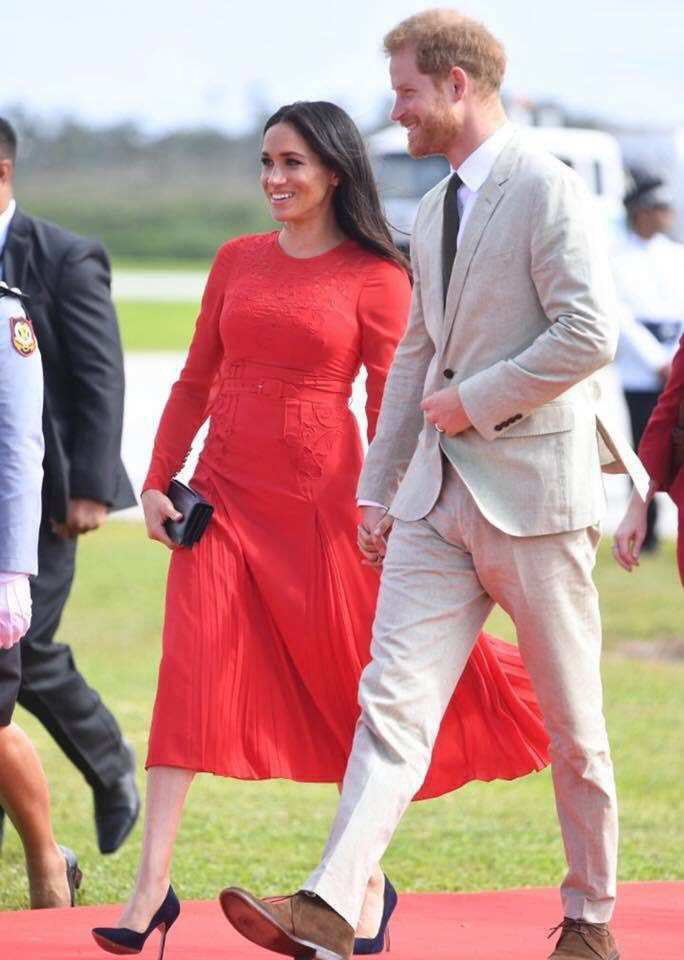
%> input picture sobel-filtering/guniang.png, 684 x 960 px
$ octave ruihualvbo1.m   (GNU Octave 9; MATLAB toolbox functions it lacks are replaced by stand-ins)
%> lines starting %> are read from the running program, lines starting %| are printed output that depends on the picture
%% Read in image
I = imread('guniang.png');
%> I is the input picture: size 960x684x3 uint8; mean R, G, B 189.2, 149.5, 144.6
% yunannan.png
% xiaoguan.png
% tangrenjie.png
% shilichongxiao.png
% guniang.png

%% Convert to grayscale image
Igray = rgb2gray(I);
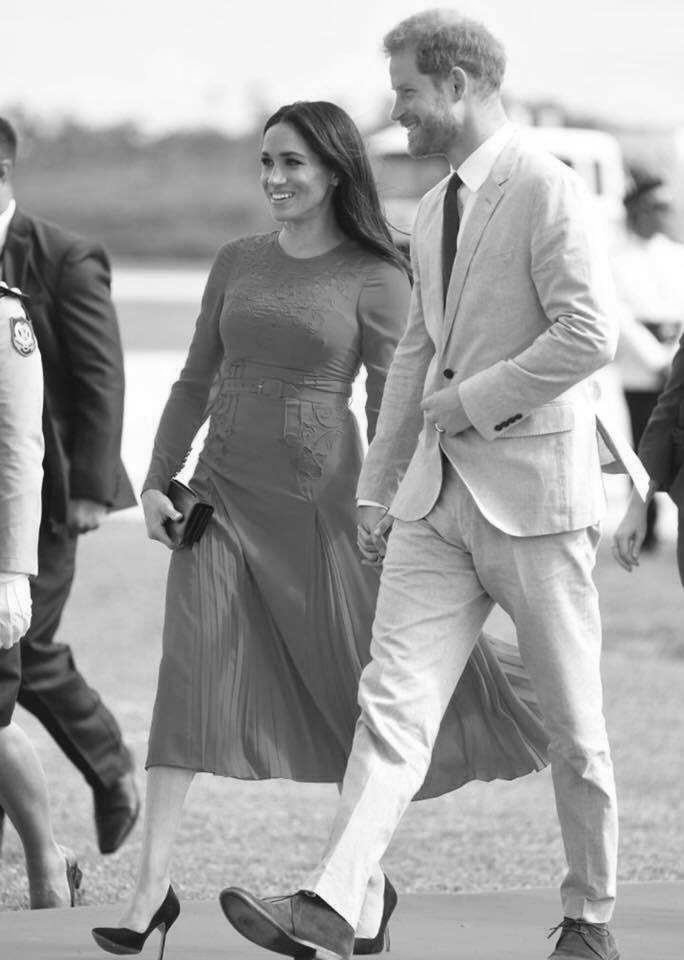
%> Igray: size 960x684 uint8; min 2, max 255, mean 160.9

%% Options
% Sharpening filter
% Robert gradient
% Sobel gradient
sw1 = fspecial('sobel');
sw2 = fspecial('sobel');
Horizontal = imfilter(Igray,sw1);
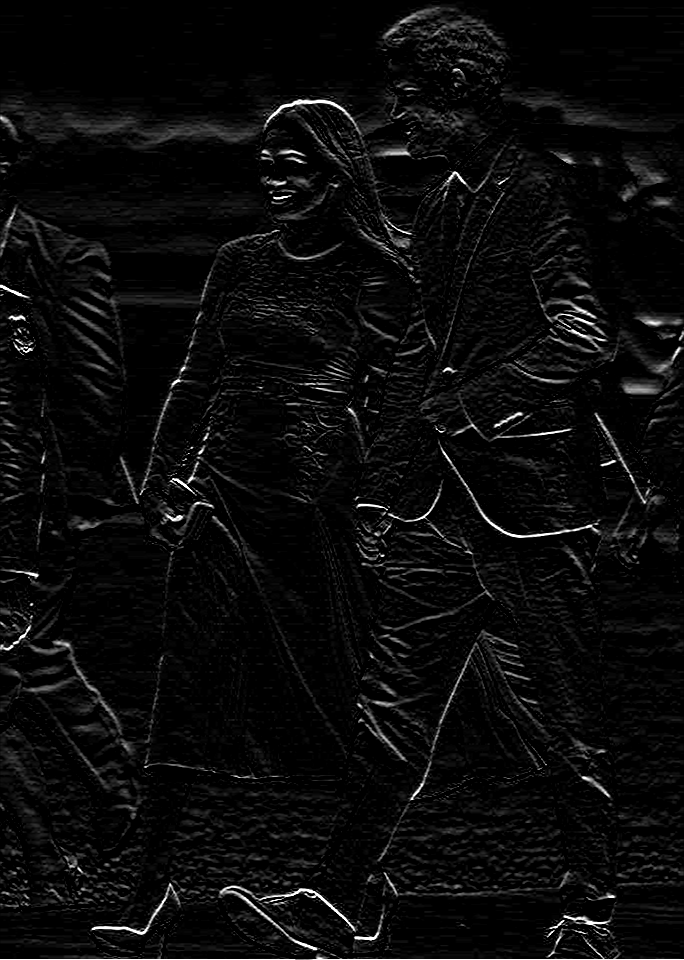
%> Horizontal: size 960x684 uint8; min 0, max 255, mean 11
vertical = imfilter(Igray,sw2);
Isobel = abs(Horizontal)+abs(vertical);
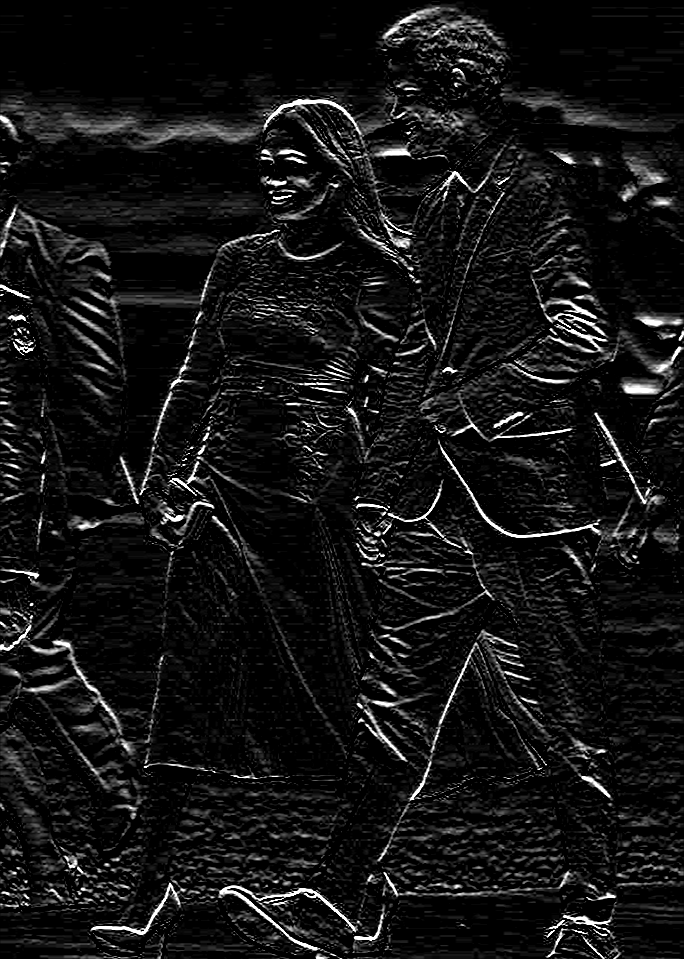
%> Isobel: size 960x684 uint8; min 0, max 255, mean 20.5

%% Display the image

subplot(2,2,1);
    imshow(Igray);
    title('Grayscale Image');
subplot(2,2,2);
    imshow(Horizontal,[]),title('Horizontal sobel');
subplot(2,2,3);
    imshow(vertical,[]),title('vertical sobel');
subplot(2,2,4);
    imshow(Isobel,[]),title('sobel');

$ run again, with median-filtting/tangrenjie.png copied over sobel-filtering/guniang.png
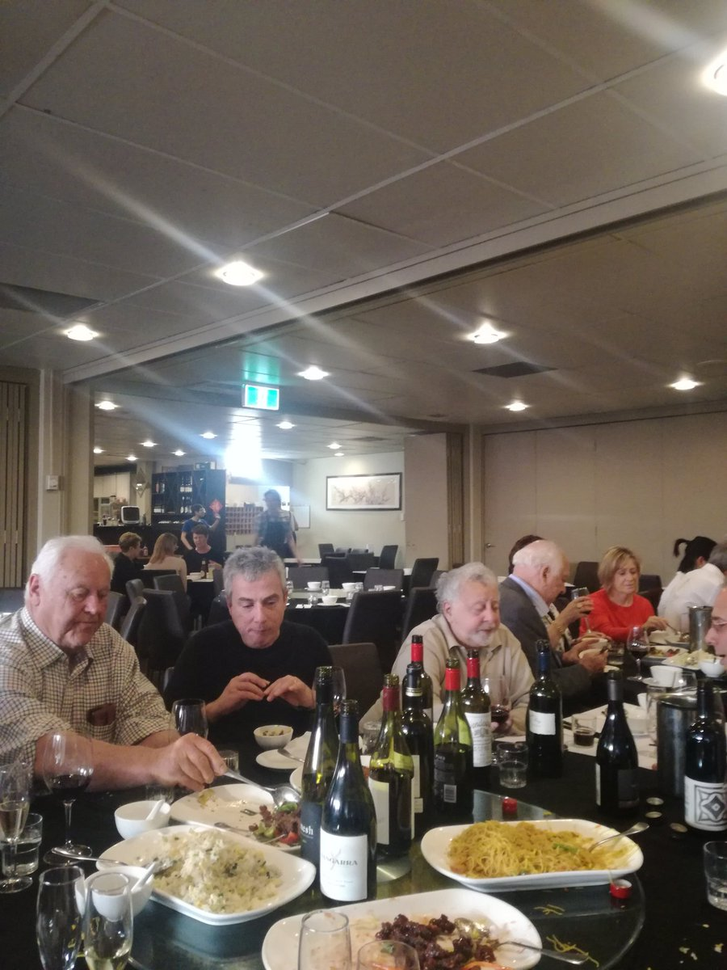
%> input picture median-filtting/tangrenjie.png, 727 x 970 px, shrunk from 900 x 1200 before the run
%> I is the input picture: size 970x727x3 uint8; mean R, G, B 107.4, 97.7, 88.2
%> `Igray = rgb2gray(I);`:
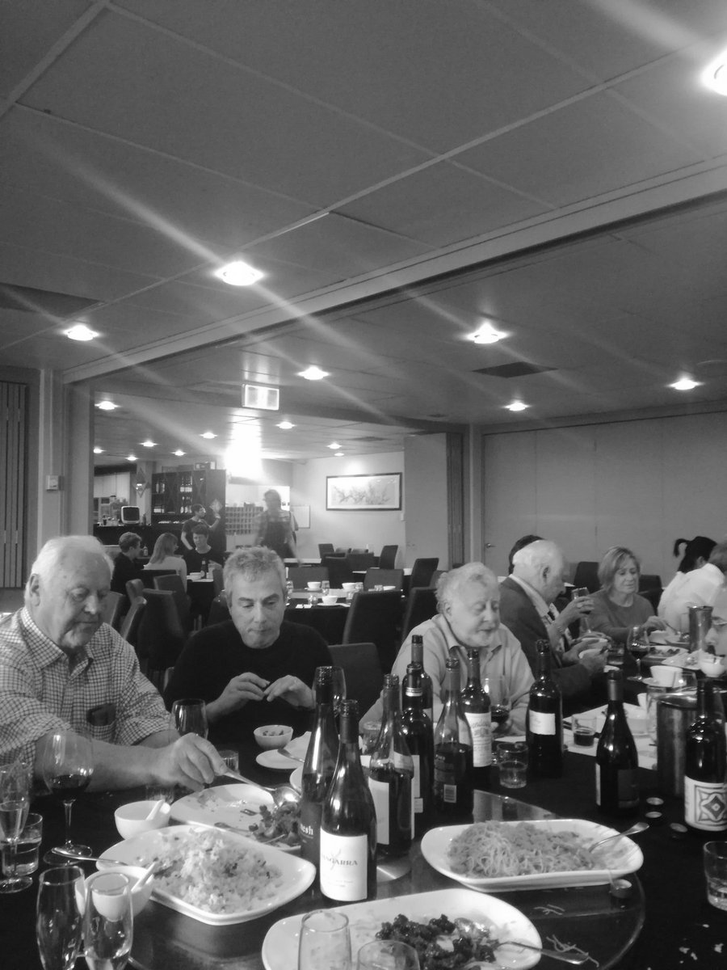
%> Igray: size 970x727 uint8; min 6, max 255, mean 99.5
%> `Isobel = abs(Horizontal)+abs(vertical);`:
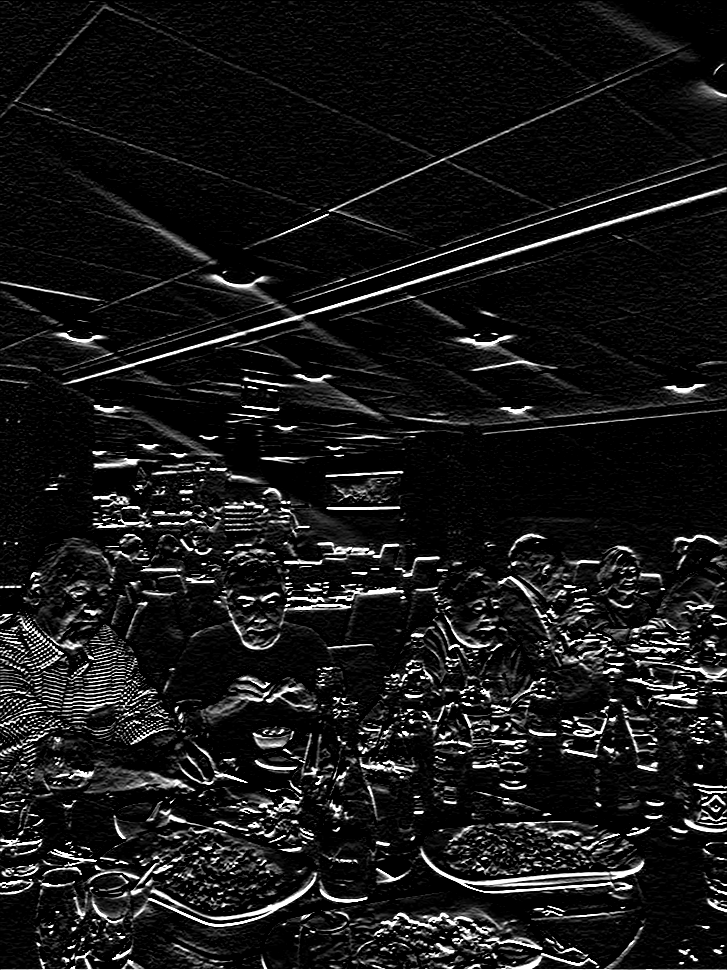
%> Isobel: size 970x727 uint8; min 0, max 255, mean 23.8
